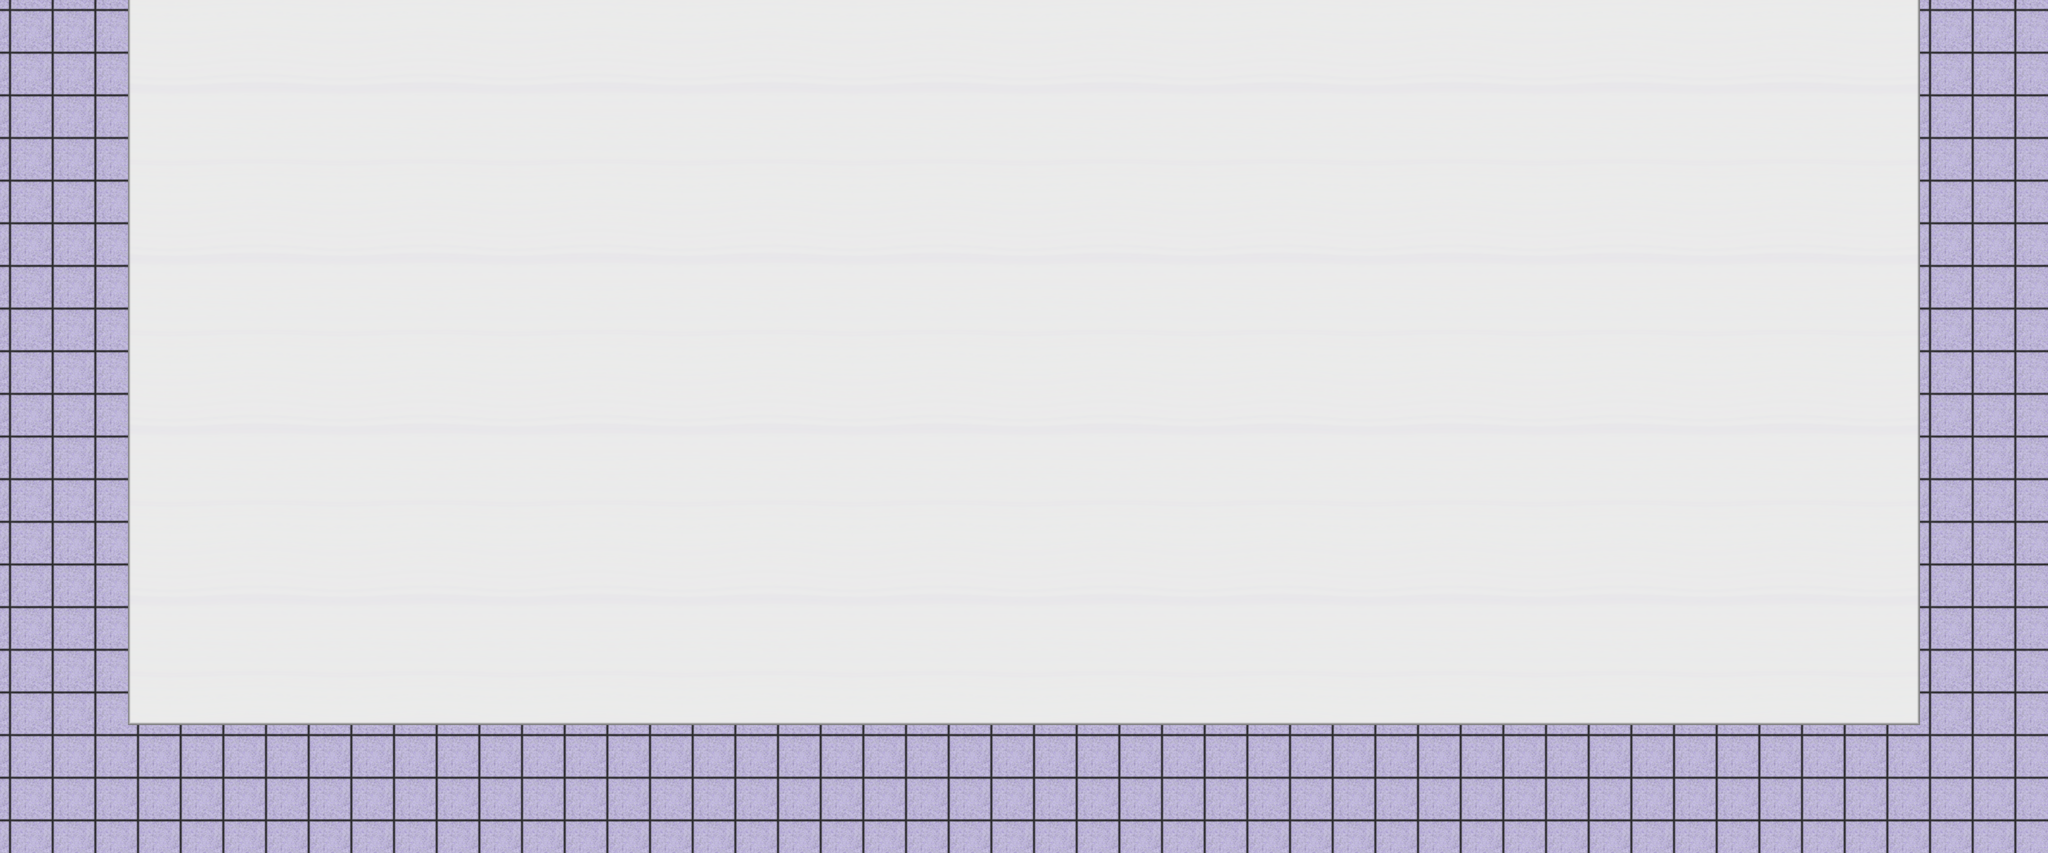

The image is a tile-based game level rendered from a .tmx file. Its description and source (layers, tilesets, objects; grid data summarised) follow:
An orthogonal 48x20 tile map with 128x128 px tiles, 3 tile layers (floor, background, details), 5 tilesets and 36 objects (finish-line).

<map version="1.0" orientation="orthogonal" renderorder="right-down" width="48" height="20" tilewidth="128" tileheight="128" nextobjectid="40">
 <tileset firstgid="1" name="counter-surface-marble-3" tilewidth="128" tileheight="128">
  <image source="../../tiles/counter-surface-marble-3.png" width="512" height="512" />
 </tileset>
 <tileset firstgid="17" name="floor tiles" tilewidth="128" tileheight="128">
  <image source="../../tiles/floor-tile-1.png" width="128" height="128" />
 </tileset>
 <tileset firstgid="18" name="edges" tilewidth="128" tileheight="128">
  <image source="../../tiles/10pxedges.png" width="384" height="384" />
 </tileset>
 <tileset firstgid="27" source="../../tilesets/bathroom-obstacles.tsx" />
 <tileset firstgid="33" name="sink" tilewidth="1838" tileheight="1870">
  <tile id="0">
   <properties>
    <property name="imageHeight" value="1870" />
    <property name="imageWidth" value="1838" />
    <property name="type" value="BathroomSink" />
   </properties>
   <image width="1838" height="1870" source="../../../img/sink.png" />
  </tile>
  <tile id="1">
   <properties>
    <property name="imageHeight" value="28" />
    <property name="imageWidth" value="353" />
    <property name="type" value="QTip" />
   </properties>
   <image width="353" height="28" source="../../../img/q-tip.png" />
  </tile>
 </tileset>
 <layer name="floor" width="48" height="20">
  <data>[960 cells, 960 non-empty, 1 distinct tile ids]</data>
 </layer>
 <layer name="background" width="48" height="20">
  <data>[960 cells, 714 non-empty, 16 distinct tile ids]</data>
 </layer>
 <layer name="details" width="48" height="20">
  <data>[960 cells, 74 non-empty, 5 distinct tile ids]</data>
 </layer>
 <objectgroup name="obstacles">
  <object id="1" gid="33" x="1097" y="1983" />
  <object id="3" gid="32" x="802.536" y="1430.45" rotation="-56.7958" />
  <object id="4" gid="27" x="4728.76" y="1305.97" rotation="-244.256" />
  <object id="5" gid="28" x="5285.7" y="1665.77" rotation="-19.1191" />
  <object id="6" gid="28" x="5239" y="1725" />
  <object id="7" gid="28" x="5196.31" y="1698.86" rotation="-25.6802" />
  <object id="8" gid="28" x="5676.85" y="1788.25" rotation="-45.8069" />
  <object id="9" gid="28" x="5603.85" y="2124.24" rotation="-43.4983" />
  <object id="10" gid="28" x="5191.94" y="1826.72" rotation="-24.758" />
  <object id="11" gid="28" x="5172.5" y="1745.56" rotation="30.8297" />
  <object id="12" gid="28" x="5217.79" y="1769.34" rotation="21.5805" />
  <object id="13" gid="28" x="5308.34" y="1778.87" rotation="-25.7515" />
  <object id="14" gid="28" x="5254.41" y="1839.49" rotation="-30.7622" />
  <object id="15" gid="28" x="5322.44" y="1920.17" rotation="-49.4976" />
  <object id="16" gid="28" x="5311" y="2013" />
  <object id="17" gid="28" x="5461.22" y="1943.98" rotation="83.8292" />
  <object id="18" gid="28" x="5356.96" y="1675.87" rotation="62.947" />
  <object id="19" gid="28" x="5393.06" y="1815.44" rotation="26.2978" />
  <object id="20" gid="28" x="5491.79" y="1732.8" rotation="41.9872" />
  <object id="21" gid="28" x="5589.39" y="1897.59" rotation="-88.0208" />
  <object id="22" gid="28" x="5689.89" y="1978.89" rotation="-231.045" />
  <object id="23" gid="28" x="5418.88" y="2055.4" rotation="-238.12" />
  <object id="24" gid="28" x="5374.41" y="1914.66" rotation="18.2038" />
  <object id="25" gid="28" x="5200.07" y="1613.52" rotation="79.3803" />
  <object id="26" gid="28" x="5573.43" y="1624.45" rotation="23.7884" />
  <object id="27" gid="28" x="5223.4" y="2059.72" rotation="-33.1089" />
  <object id="28" gid="29" x="5232" y="1059" />
  <object id="29" gid="30" x="4158" y="646" />
  <object id="30" gid="31" x="2881.15" y="427.786" rotation="-209.756" />
  <object id="34" gid="34" x="4771.59" y="822.908" rotation="-152.561" />
  <object id="35" gid="34" x="4660" y="1026" />
  <object id="36" gid="34" x="4281.51" y="1432.67" rotation="-53.784" />
  <object id="37" gid="34" x="3737.67" y="554.754" rotation="-35.8655" />
  <object id="38" gid="34" x="5008" y="630" />
  <object id="39" gid="34" x="3760.94" y="953.776" rotation="-128.328" />
 </objectgroup>
 <objectgroup name="track">
  <object id="32" name="finish-line" type="finish-line" x="3260" y="1148" width="916" height="64" />
 </objectgroup>
</map>
